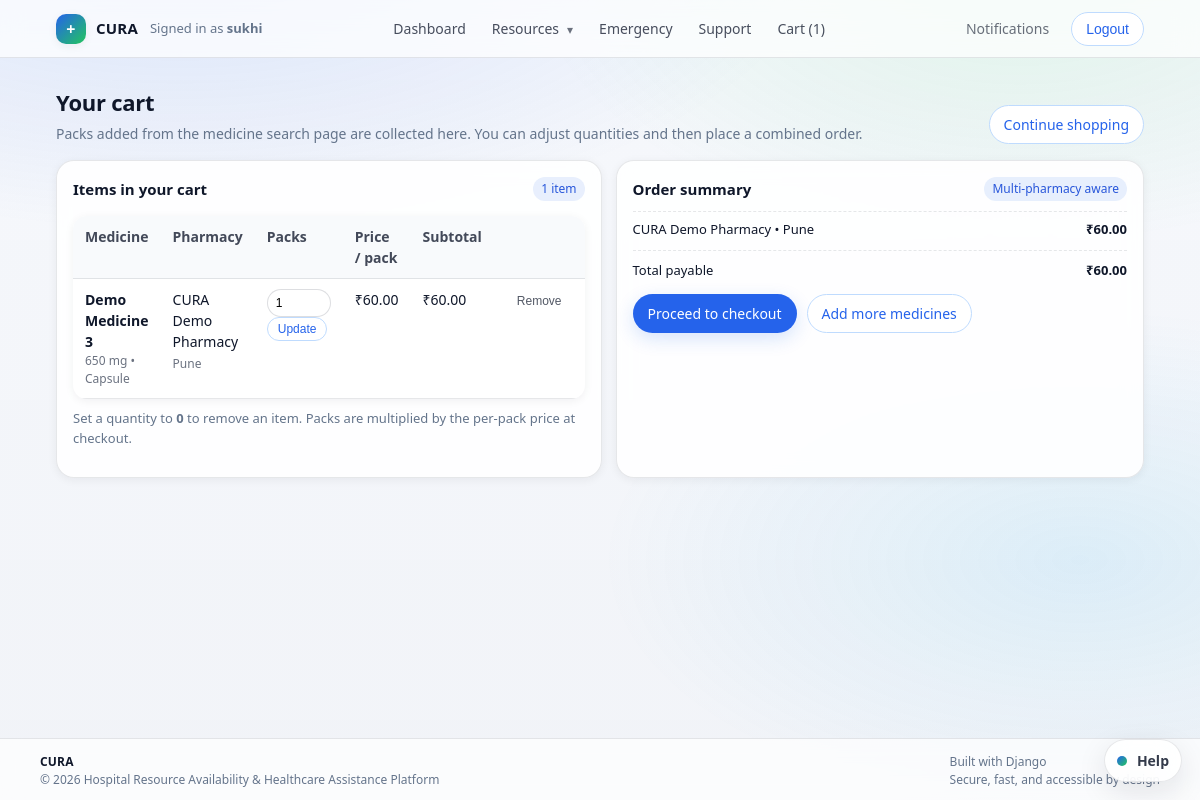
The app's page /core/medicines/cart/ (signed in) with its own data.
### core/models.py (models this page shows, shortened)
class CartItem(models.Model):
    cart = models.ForeignKey(Cart, on_delete=models.CASCADE, related_name='items')
    medicine = models.ForeignKey(Medicine, on_delete=models.CASCADE)
    quantity = models.PositiveIntegerField(default=1)
    class Meta:
        unique_together = ('cart', 'medicine')
    @property
    def subtotal(self):
        return self.quantity * self.medicine.price

class Medicine(models.Model):
    pharmacy = models.ForeignKey(Pharmacy, on_delete=models.CASCADE, related_name='medicines')
    name = models.CharField(max_length=255)
    description = models.TextField(blank=True)
    brand = models.CharField(max_length=255, blank=True)
    form = models.CharField(
        max_length=50,
        blank=True,
        help_text="e.g. Tablet, Syrup, Injection",
    )
    strength = models.CharField(
        max_length=50,
        blank=True,
        help_text="e.g. 500 mg, 5 mg/ml",
    )
    pack_size = models.PositiveIntegerField(
        default=1,
        help_text="Number of units (e.g. tablets) per pack",
    )
    price = models.DecimalField(max_digits=8, decimal_places=2)
    stock = models.PositiveIntegerField()
    is_essential = models.BooleanField(default=True)
    image_url = models.URLField(
        blank=True,
        help_text="Optional image for advanced medicine cards",
    )

class Pharmacy(models.Model):
    user = models.OneToOneField(settings.AUTH_USER_MODEL, on_delete=models.CASCADE, related_name='pharmacy')
    name = models.CharField(max_length=255)
    city = models.CharField(max_length=100)
    address = models.TextField()
    contact_phone = models.CharField(max_length=20)

class Cart(models.Model):
    user = models.ForeignKey(
        settings.AUTH_USER_MODEL,
        on_delete=models.CASCADE,
        related_name='carts',
    )
    is_active = models.BooleanField(default=True)
    created_at = models.DateTimeField(auto_now_add=True)
    updated_at = models.DateTimeField(auto_now=True)
    class Meta:
        ordering = ['-updated_at']
    def total_items(self):
        return sum(item.quantity for item in self.items.all())
    def total_price(self):
        return sum(item.subtotal for item in self.items.select_related('medicine'))

### core/views.py (the view)
        @login_required
        def _wrapped(request, *args, **kwargs):
            try:
                role = request.user.userprofile.role
            except UserProfile.DoesNotExist:
                if request.user.is_staff or request.user.is_superuser:
                    return view_func(request, *args, **kwargs)
                messages.error(request, 'Role not assigned. Contact admin.')
                return redirect('home')
            if role not in allowed_roles:
                messages.error(request, 'You are not authorized to view this page.')
                return redirect('dashboard')
            return view_func(request, *args, **kwargs)

### core/context_processors.py (called while the page is built)
def user_role(request):
    role = None
    if request.user.is_authenticated:
        try:
            role = request.user.userprofile.role
        except UserProfile.DoesNotExist:
            role = None
    cart_count = 0
    if request.user.is_authenticated:
        cart = (
            Cart.objects.filter(user=request.user, is_active=True)
            .prefetch_related('items')
            .first()
        )
        if cart:
            cart_count = cart.total_items()
    return {
        'current_role': role,
        'cart_item_count': cart_count,
    }

### core/views.py (called while the page is built)
def role_required(allowed_roles):
    def decorator(view_func):
        @login_required
        def _wrapped(request, *args, **kwargs):
            try:
                role = request.user.userprofile.role
            except UserProfile.DoesNotExist:
                if request.user.is_staff or request.user.is_superuser:
                    return view_func(request, *args, **kwargs)
                messages.error(request, 'Role not assigned. Contact admin.')
                return redirect('home')
            if role not in allowed_roles:
                messages.error(request, 'You are not authorized to view this page.')
                return redirect('dashboard')
            return view_func(request, *args, **kwargs)
        return _wrapped
    return decorator

@login_required
@role_required(['PATIENT'])
def cart_detail(request):
    cart = (
        Cart.objects.filter(user=request.user, is_active=True)
        .prefetch_related('items__medicine__pharmacy')
        .first()
    )
    items = cart.items.all() if cart else []
    totals_by_pharmacy = {}
    if cart:
        for item in items:
            pharmacy = item.medicine.pharmacy
            totals_by_pharmacy.setdefault(pharmacy, 0)
            totals_by_pharmacy[pharmacy] += item.subtotal
    return render(
        request,
        'core/medicines/cart_detail.html',
        {
            'cart': cart,
            'items': items,
            'totals_by_pharmacy': totals_by_pharmacy,
        },
    )

### templates/core/medicines/cart_detail.html (shortened to what this page needs)
{% extends 'base.html' %}
{% load static %}
{% block content %}
<div class="page-header">
    <div>
        <h2 class="page-title">
            {% if is_checkout %}Review &amp; place order{% else %}Your cart{% endif %}
        </h2>
        <p class="page-subtitle">
            Packs added from the medicine search page are collected here. You can adjust quantities and then place a combined order.
        </p>
    </div>
    <div>
        <a class="btn btn-outline" href="{% url 'medicine_search' %}">Continue shopping</a>
    </div>
</div>
{% if not cart or not items %}
    <section class="card">
        <div class="card-header">
            <h3>Cart is empty</h3>
            <span class="pill-status">Browse medicines</span>
        </div>
        <div class="card-muted">Add a few medicine packs from the search page to see them here.</div>
    </section>
{% else %}
    <div class="emergency-grid">
        <section class="card">
            <div class="card-header">
                <h3>Items in your cart</h3>
                <span class="pill-status">{{ items|length }} item{{ items|length|pluralize }}</span>
            </div>
            <table class="table">
                <thead>
                <tr>
                    <th>Medicine</th>
                    <th>Pharmacy</th>
                    <th style="width:120px;">Packs</th>
                    <th style="width:120px;">Price / pack</th>
                    <th style="width:120px;">Subtotal</th>
                    <th style="width:80px;"></th>
                </tr>
                </thead>
                <tbody>
                {% for item in items %}
                    <tr>
                        <td>
                            <strong>{{ item.medicine.name }}</strong>
                            {% if item.medicine.strength %}
                                <div class="small-text">{{ item.medicine.strength }}{% if item.medicine.form %} • {{ item.medicine.form }}{% endif %}</div>
                            {% endif %}
                        </td>
                        <td>
                            {{ item.medicine.pharmacy.name }}<br>
                            <span class="small-text">{{ item.medicine.pharmacy.city }}</span>
                        </td>
                        <td>
                            <form method="post" action="{% url 'cart_update' item.id %}">
                                <input type="number" name="quantity" min="0" max="{{ item.medicine.stock }}" value="{{ item.quantity }}" class="cart-qty-input">
                                <button type="submit" class="btn btn-small btn-outline">Update</button>
                            </form>
                        </td>
                        <td>₹{{ item.medicine.price }}</td>
                        <td>₹{{ item.subtotal }}</td>
                        <td>
                            <form method="post" action="{% url 'cart_remove' item.id %}">
                                <button type="submit" class="btn btn-small btn-ghost">Remove</button>
                            </form>
                        </td>
                    </tr>
                {% endfor %}
                </tbody>
            </table>
            <p class="card-muted" style="margin-top:10px;">
                Set a quantity to <strong>0</strong> to remove an item. Packs are multiplied by the per-pack price at checkout.
            </p>
        </section>
        <section class="card">
            <div class="card-header">
                <h3>{% if is_checkout %}Order &amp; delivery{% else %}Order summary{% endif %}</h3>
                <span class="pill-status">Multi-pharmacy aware</span>
            </div>
            <ul class="mini-list">
                {% for pharmacy, total in totals_by_pharmacy.items %}
                    <li class="mini-row">
                        <span>{{ pharmacy.name }} • {{ pharmacy.city }}</span>
                        <span><strong>₹{{ total }}</strong></span>
                    </li>
                {% endfor %}
            </ul>
            <div class="mini-row" style="margin-top:10px; border-top:1px dashed var(--border); padding-top:10px;">
                <span>Total payable</span>
                <span>
                    <strong>₹{{ cart.total_price }}</strong>
                </span>
            </div>
            {% if is_checkout %}
                <form method="post" action="{% url 'cart_checkout' %}" class="form" style="margin-top:16px;">
                    {% csrf_token %}
                    <fieldset style="border:none; padding:0; margin:0;">
                        <legend style="font-size:13px; font-weight:600; margin-bottom:6px;">Contact &amp; delivery address</legend>
                        {{ contact_form.as_p }}
                    </fieldset>
                    <button type="submit" class="btn btn-primary" style="width:100%;">Place order</button>
                </form>
                <p class="card-muted" style="margin-top:10px;">
                    On confirmation, separate orders will be created per pharmacy.
                    You’ll see them on your dashboard and in notifications.
                </p>
            {% else %}
                <div class="resource-actions" style="margin-top:14px;">
                    <a class="btn btn-primary" href="{% url 'cart_checkout' %}">Proceed to checkout</a>
                    <a class="btn btn-outline" href="{% url 'medicine_search' %}">Add more medicines</a>
                </div>
            {% endif %}
        </section>
    </div>
{% endif %}
{% endblock %}

### templates/base.html (shortened to what this page needs)
<!doctype html>
<html lang="en">
  <head>
    {% load static %}
    <link rel="stylesheet" href="{% static 'css/styles.css' %}" />
  </head>
  <body>
    <header class="app-header">
      <div class="app-nav">
        <div class="app-nav-left">
          <a href="{% url 'home' %}" class="brand">
            <span class="brand-mark" aria-hidden="true">+</span>
            <span class="brand-text">CURA</span>
          </a>
          {% if user.is_authenticated %}
          <span class="nav-user"
            >Signed in as <strong>{{ user.username }}</strong></span
          >
          {% endif %}
        </div>
        <nav class="app-nav-center" aria-label="Primary">
          {% if user.is_authenticated %}
          <a href="{% url 'dashboard' %}" class="nav-item">Dashboard</a>
          <details class="nav-dd">
            <summary class="nav-item nav-dd-summary">Resources</summary>
          </details>
          <a href="{% url 'emergency_contacts' %}" class="nav-item"
            >Emergency</a
          >
          <a href="{% url 'support_request_create' %}" class="nav-item"
            >Support</a
          >
          {% if current_role == 'PATIENT' %}
          <a href="{% url 'cart_detail' %}" class="nav-item">
            Cart{% if cart_item_count %} ({{ cart_item_count }}){% endif %}
          </a>
          {% endif %} {% else %}
          <a href="{% url 'home' %}" class="nav-item">Home</a>
          {% endif %}
        </nav>
        <div class="app-nav-right">
          {% if user.is_authenticated %}
          <a
            href="{% url 'notifications_list' %}"
            class="nav-item nav-item-muted"
            >Notifications</a
          >
          <form
            action="{% url 'logout' %}"
            method="post"
            style="display: inline"
          >
            <button type="submit" class="btn btn-outline">Logout</button>
          </form>
          {% else %}
          <a href="{% url 'login' %}" class="btn btn-primary">Login</a>
          <a href="{% url 'register' %}" class="btn btn-ghost">Register</a>
          {% endif %}
        </div>
      </div>
    </header>
    <main class="page">
       {% block content %}{% endblock %}
    </main>
    <footer class="footer">
      <div class="footer-inner">
        <div class="footer-left">
          <div class="footer-brand">CURA</div>
          <div class="footer-sub">
            &copy; {% now "Y" %} Hospital Resource Availability &amp; Healthcare
            Assistance Platform
          </div>
        </div>
        <div class="footer-right">
          <div>Built with Django</div>
          <div class="footer-sub">Secure, fast, and accessible by design</div>
        </div>
      </div>
    </footer>
    <div class="assistant-widget" id="assistantWidget">
      <details class="assistant-panel" id="assistantPanel">
        <summary class="assistant-fab" aria-label="Open CURA Assistant">
          <span class="assistant-fab-dot" aria-hidden="true"></span>
          <span class="assistant-fab-label">Help</span>
        </summary>
      </details>
    </div>
  </body>
</html>

### records on screen
CartItem: medicine.name "Demo Medicine 3", medicine.strength "650 mg", medicine.form "Capsule", medicine.pharmacy.name "CURA Demo Pharmacy", medicine.pharmacy.city "Pune", quantity "1", medicine.price "60.00", subtotal "60.00"
Pharmacy: name "CURA Demo Pharmacy", city "Pune", total "60.00"
Cart: total_price "60.00"

### other values on screen
{{ user.username }} "sukhi"
{{ cart_item_count }} "1"
{{ items|length }} "1"
